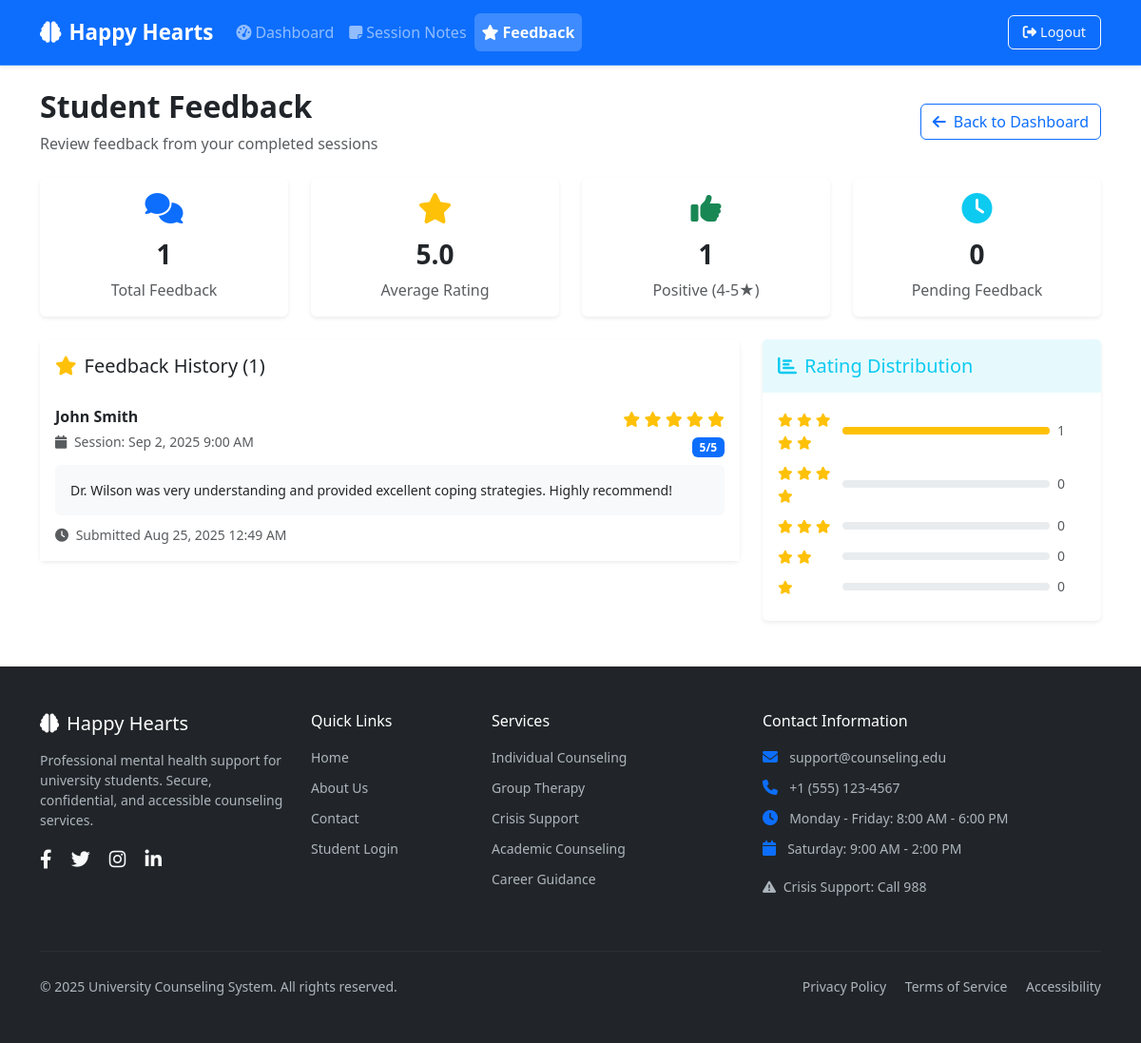
The page /counselor/view_feedback.php (signed in) on the database its author committed.
### tables this page shows
CREATE TABLE feedback (
  id BIGINT AUTO_INCREMENT PRIMARY KEY,
  student_id BIGINT NOT NULL,
  counselor_id BIGINT NOT NULL,
  session_id BIGINT NOT NULL,
  rating INT CHECK(rating BETWEEN 1 AND 5),
  comment TEXT,
  created_at TIMESTAMP DEFAULT CURRENT_TIMESTAMP,
  FOREIGN KEY (student_id) REFERENCES users(id),
  FOREIGN KEY (counselor_id) REFERENCES users(id),
  FOREIGN KEY (session_id) REFERENCES sessions(id),
  UNIQUE(student_id, counselor_id, session_id)
);

CREATE TABLE users (
  id BIGINT AUTO_INCREMENT PRIMARY KEY,
  role ENUM('STUDENT','COUNSELOR','ADMIN') NOT NULL,
  name VARCHAR(150) NOT NULL,
  email VARCHAR(150) UNIQUE NOT NULL,
  password_hash VARCHAR(255) NOT NULL,
  phone VARCHAR(20),
  created_at TIMESTAMP DEFAULT CURRENT_TIMESTAMP
);

CREATE TABLE appointments (
  id BIGINT AUTO_INCREMENT PRIMARY KEY,
  student_id BIGINT NOT NULL,
  counselor_id BIGINT NOT NULL,
  start_time DATETIME NOT NULL,
  end_time DATETIME NOT NULL,
  status ENUM('PENDING','APPROVED','DECLINED','CANCELLED','COMPLETED') DEFAULT 'PENDING',
  message TEXT,
  created_at TIMESTAMP DEFAULT CURRENT_TIMESTAMP,
  FOREIGN KEY (student_id) REFERENCES users(id),
  FOREIGN KEY (counselor_id) REFERENCES users(id),
  INDEX(counselor_id, start_time),
  INDEX(student_id, start_time)
);

### counselor/view_feedback.php (the view, shortened to what this page needs)
<?php
require_once '../config/db.php';
$counselor_id = $_SESSION['user_id'];
$stmt = $pdo->prepare("
    SELECT f.*, u.name as student_name, a.start_time, a.end_time
    FROM feedback f
    JOIN sessions s ON f.session_id = s.id
    JOIN appointments a ON s.appointment_id = a.id
    JOIN users u ON f.student_id = u.id
    WHERE a.counselor_id = ?
    ORDER BY f.created_at DESC
");
$stmt->execute([$counselor_id]);
$feedback_list = $stmt->fetchAll();
$total_feedback = count($feedback_list);
$avg_rating = 0;
$rating_counts = [1 => 0, 2 => 0, 3 => 0, 4 => 0, 5 => 0];
if ($total_feedback > 0) {
    $total_ratings = 0;
    foreach ($feedback_list as $feedback) {
        $total_ratings += $feedback['rating'];
        $rating_counts[$feedback['rating']]++;
    }
    $avg_rating = $total_ratings / $total_feedback;
}
$stmt = $pdo->prepare("
    SELECT s.*, a.start_time, a.end_time, u.name as student_name
    FROM sessions s
    JOIN appointments a ON s.appointment_id = a.id
    JOIN users u ON a.student_id = u.id
    WHERE a.counselor_id = ? AND a.status = 'COMPLETED'
    AND NOT EXISTS (
        SELECT 1 FROM feedback f
        WHERE f.session_id = s.id
    )
    ORDER BY a.end_time DESC
    LIMIT 5
");
$stmt->execute([$counselor_id]);
$sessions_without_feedback = $stmt->fetchAll();
?>
<!DOCTYPE html>
<html lang="en">
<head>
    <link href="https://cdn.jsdelivr.net/npm/bootstrap@5.3.0/dist/css/bootstrap.min.css" rel="stylesheet">
    <link href="https://cdnjs.cloudflare.com/ajax/libs/font-awesome/6.4.0/css/all.min.css" rel="stylesheet">
    <link href="../assets/css/app.css" rel="stylesheet">
</head>
<body>
    <?php include 'includes/header.php'; ?>
    <div class="container py-4">
        <div class="row">
            <div class="col-12">
                <div class="d-flex justify-content-between align-items-center mb-4">
                    <div>
                        <h2 class="fw-bold">Student Feedback</h2>
                        <p class="text-muted mb-0">Review feedback from your completed sessions</p>
                    </div>
                    <a href="dashboard.php" class="btn btn-outline-primary">
                        <i class="fas fa-arrow-left me-2"></i>Back to Dashboard
                    </a>
                </div>
            </div>
        </div>
        <div class="row g-4 mb-4">
            <div class="col-md-3">
                <div class="card border-0 shadow-sm text-center">
                    <div class="card-body">
                        <i class="fas fa-comments text-primary fs-2 mb-3"></i>
                        <h3 class="fw-bold"><?= $total_feedback ?></h3>
                        <p class="text-muted mb-0">Total Feedback</p>
                    </div>
                </div>
            </div>
            <div class="col-md-3">
                <div class="card border-0 shadow-sm text-center">
                    <div class="card-body">
                        <i class="fas fa-star text-warning fs-2 mb-3"></i>
                        <h3 class="fw-bold"><?= number_format($avg_rating, 1) ?></h3>
                        <p class="text-muted mb-0">Average Rating</p>
                    </div>
                </div>
            </div>
            <div class="col-md-3">
                <div class="card border-0 shadow-sm text-center">
                    <div class="card-body">
                        <i class="fas fa-thumbs-up text-success fs-2 mb-3"></i>
                        <h3 class="fw-bold"><?= $rating_counts[5] + $rating_counts[4] ?></h3>
                        <p class="text-muted mb-0">Positive (4-5★)</p>
                    </div>
                </div>
            </div>
            <div class="col-md-3">
                <div class="card border-0 shadow-sm text-center">
                    <div class="card-body">
                        <i class="fas fa-clock text-info fs-2 mb-3"></i>
                        <h3 class="fw-bold"><?= count($sessions_without_feedback) ?></h3>
                        <p class="text-muted mb-0">Pending Feedback</p>
                    </div>
                </div>
            </div>
        </div>
        <div class="row">
            <div class="col-lg-8">
                <div class="card border-0 shadow-sm">
                    <div class="card-header bg-white border-0 py-3">
                        <h5 class="mb-0">
                            <i class="fas fa-star text-warning me-2"></i>Feedback History (<?= $total_feedback ?>)
                        </h5>
                    </div>
                    <div class="card-body p-0">
                        <?php if (empty($feedback_list)): ?>
                            <div class="text-center py-5">
                                <i class="fas fa-comments text-muted fs-1 mb-3"></i>
                                <h5 class="text-muted">No feedback yet</h5>
                                <p class="text-muted">Feedback will appear here after students complete their sessions</p>
                            </div>
                        <?php else: ?>
                            <div class="list-group list-group-flush">
                                <?php foreach ($feedback_list as $feedback): ?>
                                    <div class="list-group-item border-0 py-3">
                                        <div class="d-flex justify-content-between align-items-start mb-2">
                                            <div>
                                                <h6 class="mb-1 fw-bold"><?= htmlspecialchars($feedback['student_name']) ?></h6>
                                                <small class="text-muted">
                                                    <i class="fas fa-calendar me-1"></i>
                                                    Session: <?= date('M j, Y g:i A', strtotime($feedback['start_time'])) ?>
                                                </small>
                                            </div>
                                            <div class="text-end">
                                                <div class="mb-1">
                                                    <?php for ($i = 1; $i <= 5; $i++): ?>
                                                        <i class="fas fa-star <?= $i <= $feedback['rating'] ? 'text-warning' : 'text-muted' ?>"></i>
                                                    <?php endfor; ?>
                                                </div>
                                                <span class="badge bg-primary"><?= $feedback['rating'] ?>/5</span>
                                            </div>
                                        </div>
                                        <?php if ($feedback['comment']): ?>
                                            <div class="bg-light rounded p-3 mb-2">
                                                <p class="mb-0 small"><?= nl2br(htmlspecialchars($feedback['comment'])) ?></p>
                                            </div>
                                        <?php endif; ?>
                                        <small class="text-muted">
                                            <i class="fas fa-clock me-1"></i>
                                            Submitted <?= date('M j, Y g:i A', strtotime($feedback['created_at'])) ?>
                                        </small>
                                    </div>
                                <?php endforeach; ?>
                            </div>
                        <?php endif; ?>
                    </div>
                </div>
            </div>
            <div class="col-lg-4">
                <div class="card border-0 shadow-sm mb-4">
                    <div class="card-header bg-info bg-opacity-10 border-0 py-3">
                        <h5 class="mb-0 text-info">
                            <i class="fas fa-chart-bar me-2"></i>Rating Distribution
                        </h5>
                    </div>
                    <div class="card-body">
                        <?php if ($total_feedback > 0): ?>
                            <?php for ($i = 5; $i >= 1; $i--): ?>
                                <div class="d-flex align-items-center mb-2">
                                    <div class="me-2" style="width: 60px;">
                                        <?php for ($j = 1; $j <= $i; $j++): ?>
                                            <i class="fas fa-star text-warning small"></i>
                                        <?php endfor; ?>
                                    </div>
                                    <div class="flex-grow-1">
                                        <div class="progress" style="height: 8px;">
                                            <div class="progress-bar bg-warning"
                                                 style="width: <?= $total_feedback > 0 ? ($rating_counts[$i] / $total_feedback * 100) : 0 ?>%">
                                            </div>
                                        </div>
                                    </div>
                                    <div class="ms-2 text-muted small" style="width: 30px;">
                                        <?= $rating_counts[$i] ?>
                                    </div>
                                </div>
                            <?php endfor; ?>
                        <?php endif; ?>
                    </div>
                </div>
            </div>
        </div>
    </div>
    <?php include '../includes/footer.php'; ?>
</body>
</html>

### rows shown on the page
feedback: student.name "John Smith", appointments.start_time "Sep 2, 2025 9:00 AM", rating "5", comment "Dr. Wilson was very understanding and provided excellent coping strategies. Highly recommend!", created_at "Aug 25, 2025 12:49 AM"

### other values the page prints
$total_feedback "1"
$avg_rating "5.0"
$rating_counts[5] + $rating_counts[4] "1"
count($sessions_without_feedback) "0"
$rating_counts[$i] "1"
$rating_counts[$i] "0"
